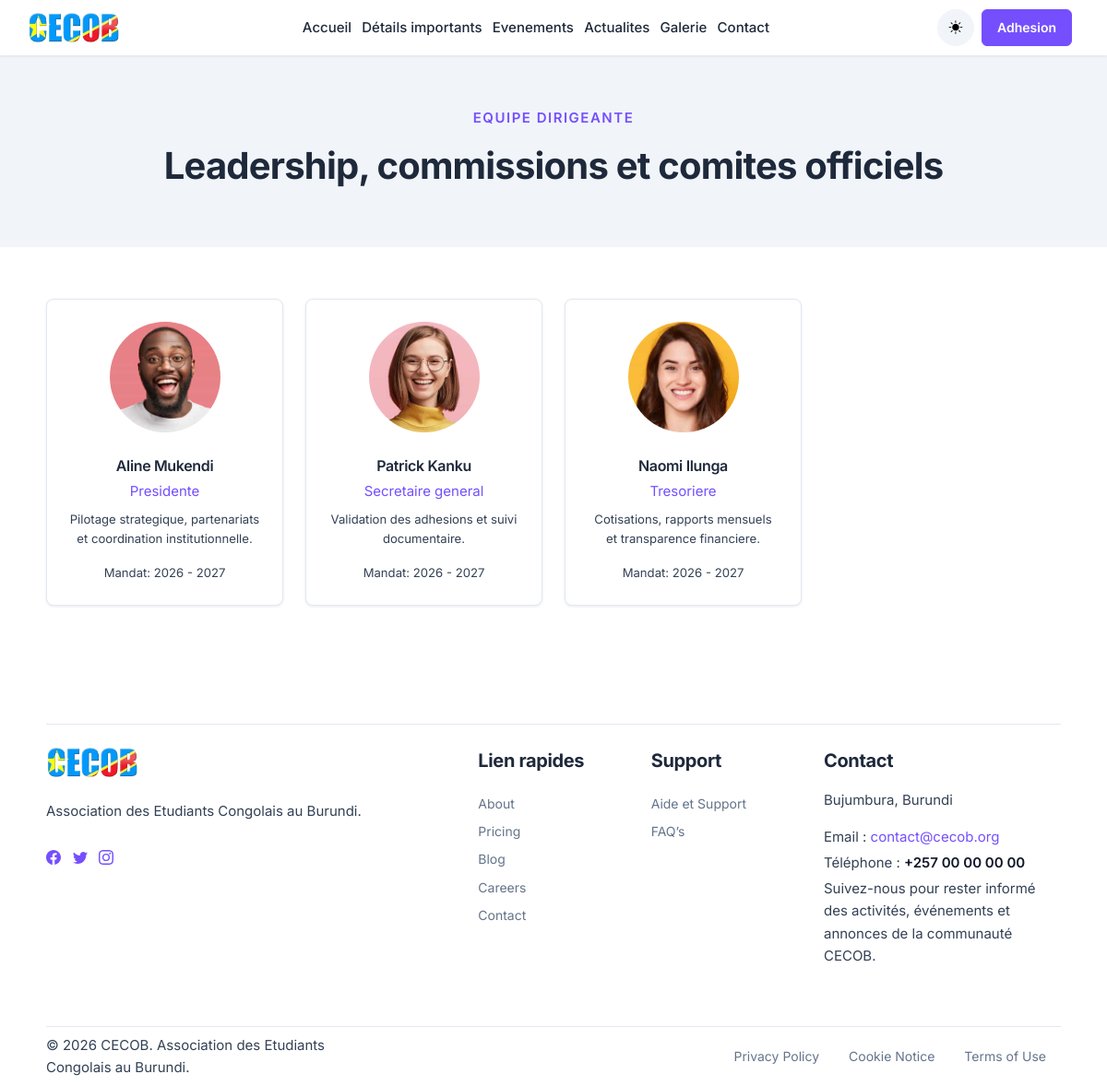
/leadership.php, run on the app's committed database.
### tables this page shows
CREATE TABLE team_members (
    id INT AUTO_INCREMENT PRIMARY KEY,
    full_name VARCHAR(150) NOT NULL,
    role_title VARCHAR(150) NOT NULL,
    bio TEXT NOT NULL,
    avatar_path VARCHAR(255) DEFAULT NULL,
    mandate_start VARCHAR(20) NOT NULL,
    mandate_end VARCHAR(20) NOT NULL,
    display_order INT NOT NULL DEFAULT 0,
    is_active TINYINT(1) NOT NULL DEFAULT 1
);

### includes/functions.php (called while the page is built, shortened)
<?php
function db(): ?PDO
{
    global $pdo;
    return $pdo instanceof PDO ? $pdo : null;
}
function e(?string $value): string
{
    return htmlspecialchars((string) $value, ENT_QUOTES, 'UTF-8');
}
function fetch_all_assoc(PDOStatement $stmt): array
{
    return $stmt->fetchAll();
}
function fetch_leadership(): array
{
    $stmt = db()->prepare('SELECT full_name, role_title, bio, avatar_path, mandate_start, mandate_end FROM team_members WHERE is_active = 1 ORDER BY display_order ASC');
    $stmt->execute();
    $items = fetch_all_assoc($stmt);
    return $items;
}

### leadership.php (the view, shortened to what this page needs)
<?php
$leaders = fetch_leadership();
require_once __DIR__ . '/includes/public_header.php';
?>
<main><section class="py-8 bg-light"><div class="container text-center"><span class="text-uppercase text-primary fw-semibold ls-md">Equipe dirigeante</span><h1 class="display-4 fw-bold mt-3">Leadership, commissions et comites officiels</h1></div></section><section class="py-8"><div class="container"><div class="row g-4"><?php foreach ($leaders as $leader): ?><div class="col-lg-3 col-md-6"><div class="card h-100 text-center"><div class="card-body p-4"><img src="<?= e($leader['avatar_path'] ?: 'assets/images/avatar/avatar-1.jpg'); ?>" class="rounded-circle avatar avatar-xxl" alt="" /><h3 class="h4 mt-4 mb-1"><?= e($leader['full_name']); ?></h3><p class="text-primary mb-2"><?= e($leader['role_title']); ?></p><p class="small text-muted"><?= e($leader['bio']); ?></p><p class="mb-0 small">Mandat: <?= e($leader['mandate_start']); ?> - <?= e($leader['mandate_end']); ?></p></div></div></div><?php endforeach; ?></div></div></section></main>
<?php require_once __DIR__ . '/includes/public_footer.php'; ?>

### data on the page
team_members: avatar_path (picture), full_name "Aline Mukendi", role_title "Presidente", bio "Pilotage strategique, partenariats et coordination institutionnelle.", mandate_start "2026", mandate_end "2027"
team_members: avatar_path (picture), full_name "Patrick Kanku", role_title "Secretaire general", bio "Validation des adhesions et suivi documentaire.", mandate_start "2026", mandate_end "2027"
team_members: avatar_path (picture), full_name "Naomi Ilunga", role_title "Tresoriere", bio "Cotisations, rapports mensuels et transparence financiere.", mandate_start "2026", mandate_end "2027"
